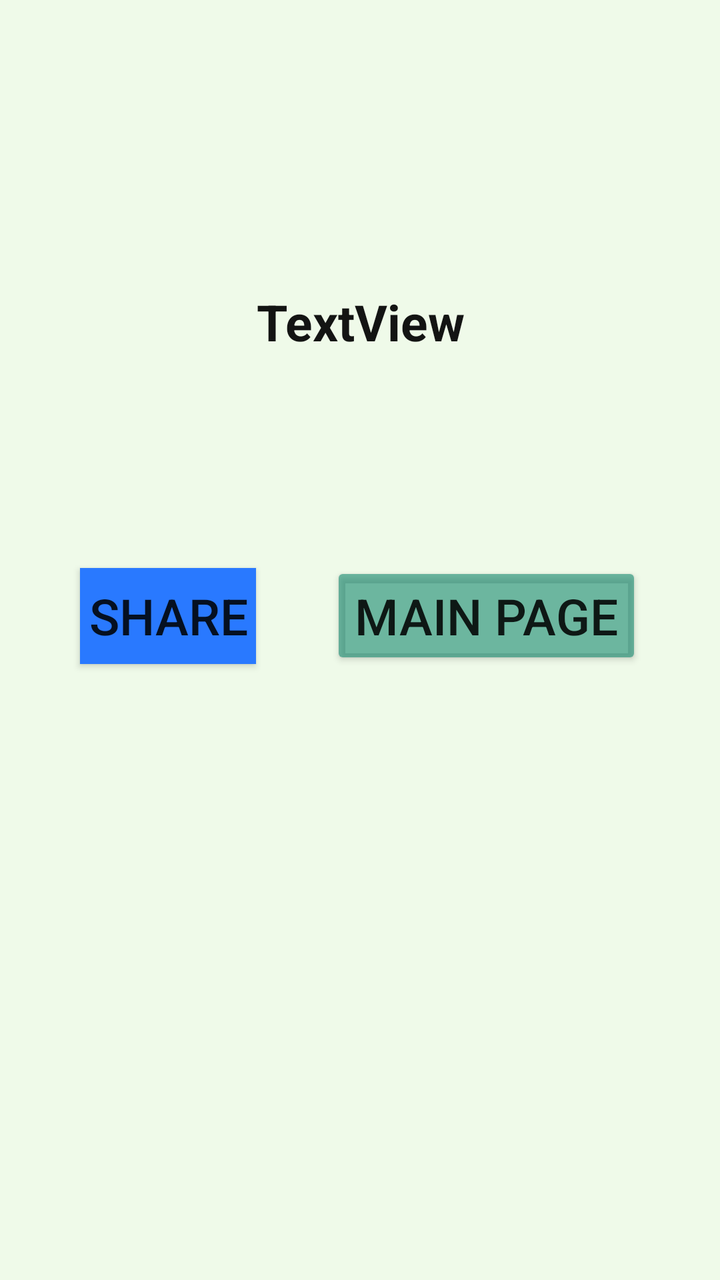
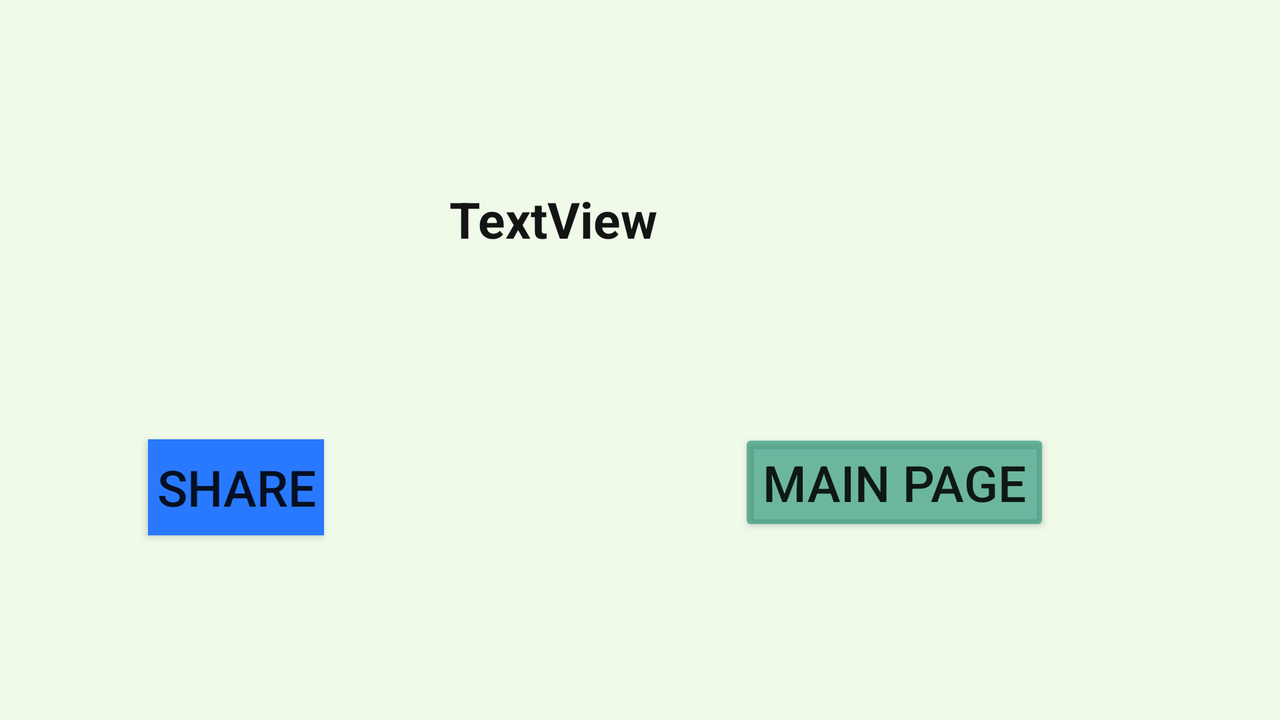

An Android layout and its configuration variant, each rendered on a device that would load it. The default file and the variant file are quoted in full after the pictures.
<!-- AndroidManifest.xml: application theme Theme.Task3EmissionPoints -->
<!-- res/layout/activity_final_score.xml -->
<?xml version="1.0" encoding="utf-8"?>
<androidx.constraintlayout.widget.ConstraintLayout xmlns:android="http://schemas.android.com/apk/res/android"
    xmlns:app="http://schemas.android.com/apk/res-auto"
    xmlns:tools="http://schemas.android.com/tools"
    android:layout_width="match_parent"
    android:layout_height="match_parent"
    android:background="@color/purple_200"
    android:backgroundTint="#1162FF00"
    tools:context=".finalScore">

    <TextView
        android:id="@+id/textViewID"
        android:layout_width="wrap_content"
        android:layout_height="wrap_content"
        android:layout_marginTop="144dp"
        android:backgroundTint="#9E1C8D73"
        android:onClick="backMainActivity"
        android:text="TextView"
        android:textAlignment="center"
        android:textColor="#EB000000"
        android:textSize="25sp"
        android:textStyle="bold"
        app:layout_constraintEnd_toEndOf="parent"
        app:layout_constraintStart_toStartOf="parent"
        app:layout_constraintTop_toTopOf="parent" />

    <Button
        android:id="@+id/shareButton"
        android:layout_width="wrap_content"
        android:layout_height="wrap_content"
        android:layout_marginStart="40dp"
        android:layout_marginBottom="308dp"
        android:background="#3D5AFE"
        android:backgroundTint="#00E676"
        android:onClick="shareBtnFunction"
        android:text="Share"
        android:textSize="25sp"
        app:backgroundTint="#2979FF"
        app:cornerRadius="10dp"
        app:layout_constraintBottom_toBottomOf="parent"
        app:layout_constraintStart_toStartOf="parent" />

    <Button
        android:id="@+id/gobackBtn"
        android:layout_width="wrap_content"
        android:layout_height="wrap_content"
        android:layout_marginEnd="39dp"
        android:onClick="backMainActivity"
        android:text="Main Page"
        android:textAlignment="center"
        android:textSize="25sp"
        app:backgroundTint="#9E1C8D73"
        app:cornerRadius="10dp"
        app:layout_constraintBaseline_toBaselineOf="@+id/shareButton"
        app:layout_constraintEnd_toEndOf="parent" />
</androidx.constraintlayout.widget.ConstraintLayout>
<!-- resources referenced by this layout -->
<resources>
  <color name="purple_200">#FFBB86FC</color>
  <style name="Theme.Task3EmissionPoints" parent="Theme.AppCompat.DayNight.NoActionBar">
          
          <item name="colorPrimary">@color/purple_500</item>
          <item name="colorPrimaryVariant">@color/purple_700</item>
          <item name="colorOnPrimary">@color/white</item>
          
          <item name="colorSecondary">@color/teal_200</item>
          <item name="colorSecondaryVariant">@color/teal_700</item>
          <item name="colorOnSecondary">@color/black</item>
          
          <item name="android:statusBarColor" tools:targetApi="l">?attr/colorPrimaryVariant</item>
          
      </style>
  <color name="purple_500">#FF6200EE</color>
  <color name="purple_700">#FF3700B3</color>
  <color name="white">#FFFFFFFF</color>
  <color name="teal_200">#FF03DAC5</color>
  <color name="teal_700">#FF018786</color>
  <color name="black">#FF000000</color>
</resources>
<!-- res/layout-land/activity_final_score.xml (the repository's variant of the layout above) -->
<!-- drawn on the phone turned sideways -->
<?xml version="1.0" encoding="utf-8"?>
<androidx.constraintlayout.widget.ConstraintLayout xmlns:android="http://schemas.android.com/apk/res/android"
    xmlns:app="http://schemas.android.com/apk/res-auto"
    xmlns:tools="http://schemas.android.com/tools"
    android:layout_width="match_parent"
    android:layout_height="match_parent"
    android:background="@color/purple_200"
    android:backgroundTint="#1162FF00"
    tools:context=".finalScore">

    <TextView
        android:id="@+id/textViewID"
        android:layout_width="wrap_content"
        android:layout_height="wrap_content"
        android:layout_marginEnd="41dp"
        android:layout_marginBottom="88dp"
        android:backgroundTint="#9E1C8D73"
        android:onClick="backMainActivity"
        android:text="TextView"
        android:textAlignment="center"
        android:textColor="#EB000000"
        android:textSize="25sp"
        android:textStyle="bold"
        app:layout_constraintBottom_toTopOf="@+id/gobackBtn"
        app:layout_constraintEnd_toStartOf="@+id/gobackBtn" />

    <Button
        android:id="@+id/shareButton"
        android:layout_width="wrap_content"
        android:layout_height="wrap_content"
        android:layout_marginStart="74dp"
        android:layout_marginTop="93dp"
        android:layout_marginBottom="92dp"
        android:background="#3D5AFE"
        android:backgroundTint="#00E676"
        android:onClick="shareBtnFunction"
        android:text="Share"
        android:textSize="25sp"
        app:backgroundTint="#2979FF"
        app:cornerRadius="10dp"
        app:layout_constraintBottom_toBottomOf="parent"
        app:layout_constraintStart_toStartOf="parent"
        app:layout_constraintTop_toBottomOf="@+id/textViewID" />

    <Button
        android:id="@+id/gobackBtn"
        android:layout_width="wrap_content"
        android:layout_height="wrap_content"
        android:layout_marginEnd="115dp"
        android:layout_marginBottom="92dp"
        android:onClick="backMainActivity"
        android:text="Main Page"
        android:textAlignment="center"
        android:textSize="25sp"
        app:backgroundTint="#9E1C8D73"
        app:cornerRadius="10dp"
        app:layout_constraintBottom_toBottomOf="parent"
        app:layout_constraintEnd_toEndOf="parent" />
</androidx.constraintlayout.widget.ConstraintLayout>
